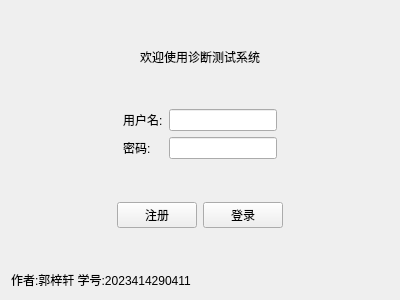
<?xml version="1.0" encoding="UTF-8"?>
<ui version="4.0">
 <class>LoginView</class>
 <widget class="QWidget" name="LoginView">
  <property name="geometry">
   <rect>
    <x>0</x>
    <y>0</y>
    <width>400</width>
    <height>300</height>
   </rect>
  </property>
  <property name="windowTitle">
   <string>登录</string>
  </property>
  <layout class="QVBoxLayout" name="verticalLayout">
   <item>
    <spacer name="verticalSpacer">
     <property name="orientation">
      <enum>Qt::Orientation::Vertical</enum>
     </property>
     <property name="sizeHint" stdset="0">
      <size>
       <width>20</width>
       <height>28</height>
      </size>
     </property>
    </spacer>
   </item>
   <item>
    <widget class="QLabel" name="label">
     <property name="text">
      <string>欢迎使用诊断测试系统</string>
     </property>
     <property name="alignment">
      <set>Qt::AlignmentFlag::AlignCenter</set>
     </property>
    </widget>
   </item>
   <item>
    <spacer name="verticalSpacer_2">
     <property name="orientation">
      <enum>Qt::Orientation::Vertical</enum>
     </property>
     <property name="sizeHint" stdset="0">
      <size>
       <width>20</width>
       <height>28</height>
      </size>
     </property>
    </spacer>
   </item>
   <item>
    <layout class="QHBoxLayout" name="horizontalLayout_2">
     <item>
      <spacer name="horizontalSpacer">
       <property name="orientation">
        <enum>Qt::Orientation::Horizontal</enum>
       </property>
       <property name="sizeHint" stdset="0">
        <size>
         <width>40</width>
         <height>20</height>
        </size>
       </property>
      </spacer>
     </item>
     <item>
      <layout class="QFormLayout" name="formLayout">
       <item row="0" column="0">
        <widget class="QLabel" name="label_2">
         <property name="text">
          <string>用户名:</string>
         </property>
        </widget>
       </item>
       <item row="0" column="1">
        <widget class="QLineEdit" name="inputUserName"/>
       </item>
       <item row="1" column="0">
        <widget class="QLabel" name="label_3">
         <property name="text">
          <string>密码:</string>
         </property>
        </widget>
       </item>
       <item row="1" column="1">
        <widget class="QLineEdit" name="inputUserPassword"/>
       </item>
      </layout>
     </item>
     <item>
      <spacer name="horizontalSpacer_2">
       <property name="orientation">
        <enum>Qt::Orientation::Horizontal</enum>
       </property>
       <property name="sizeHint" stdset="0">
        <size>
         <width>40</width>
         <height>20</height>
        </size>
       </property>
      </spacer>
     </item>
    </layout>
   </item>
   <item>
    <spacer name="verticalSpacer_4">
     <property name="orientation">
      <enum>Qt::Orientation::Vertical</enum>
     </property>
     <property name="sizeHint" stdset="0">
      <size>
       <width>20</width>
       <height>28</height>
      </size>
     </property>
    </spacer>
   </item>
   <item>
    <layout class="QHBoxLayout" name="horizontalLayout_3">
     <item>
      <spacer name="horizontalSpacer_3">
       <property name="orientation">
        <enum>Qt::Orientation::Horizontal</enum>
       </property>
       <property name="sizeHint" stdset="0">
        <size>
         <width>40</width>
         <height>20</height>
        </size>
       </property>
      </spacer>
     </item>
     <item>
      <layout class="QHBoxLayout" name="horizontalLayout">
       <item>
        <widget class="QPushButton" name="btSignIn">
         <property name="text">
          <string>注册</string>
         </property>
        </widget>
       </item>
       <item>
        <widget class="QPushButton" name="btSignUp">
         <property name="text">
          <string>登录</string>
         </property>
        </widget>
       </item>
      </layout>
     </item>
     <item>
      <spacer name="horizontalSpacer_4">
       <property name="orientation">
        <enum>Qt::Orientation::Horizontal</enum>
       </property>
       <property name="sizeHint" stdset="0">
        <size>
         <width>40</width>
         <height>20</height>
        </size>
       </property>
      </spacer>
     </item>
    </layout>
   </item>
   <item>
    <spacer name="verticalSpacer_3">
     <property name="orientation">
      <enum>Qt::Orientation::Vertical</enum>
     </property>
     <property name="sizeHint" stdset="0">
      <size>
       <width>20</width>
       <height>28</height>
      </size>
     </property>
    </spacer>
   </item>
   <item>
    <widget class="QLabel" name="label_4">
     <property name="text">
      <string>作者:郭梓轩 学号:2023414290411</string>
     </property>
    </widget>
   </item>
  </layout>
 </widget>
 <resources/>
 <connections/>
</ui>
